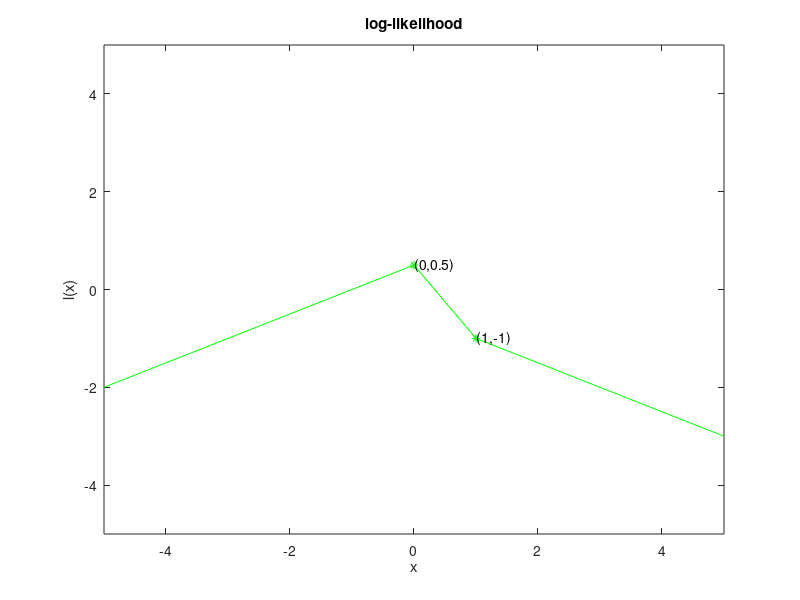

MATLAB code for this plot:
clear all;
close all;

x = linspace(-5,5);
y = log(exp(-abs(x-0)/1))-log(exp(-abs(x-1)/2));

plot(x,y,'g',0,0.5,'g*',1,-1,'g*')
text(0,0.5,'(0,0.5)')
text(1,-1,'(1,-1)')
title('log-likelihood')
xlabel('x')
ylabel('l(x)')
xlim([-5 5])
ylim([-5 5])
